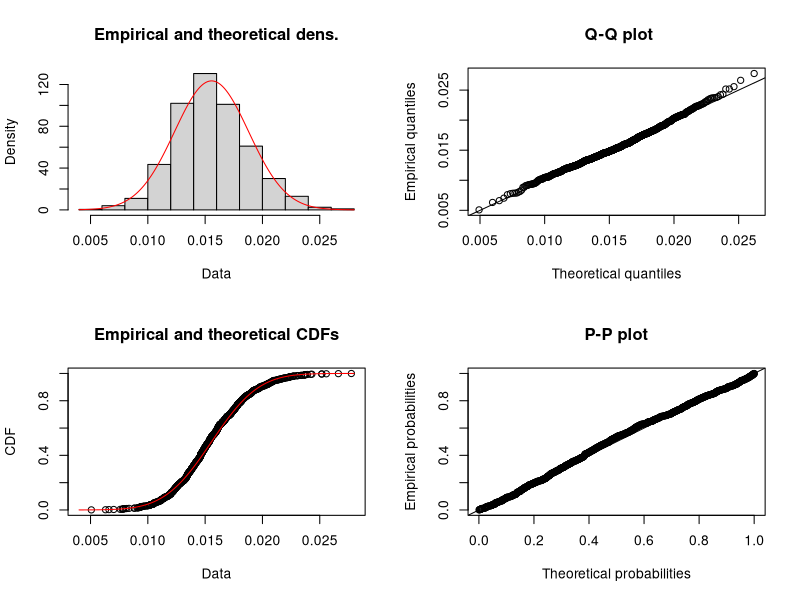

This chart was generated by the following R code:
require(fitdistrplus)

DF <- read.csv("data.csv")

basicPlot <- function() {
    plot(sort(DF[["Value"]]), col="blue", log="")
}

basicHistogram <- function() {
    hist(DF[["Value"]], breaks=100)
}

fit <- function() {
    ## Distribution names: norm, lnorm, unif
    res = fitdist(DF[["Value"]], "norm")
    print(summary(res))
    plot(res)
}

fit()
